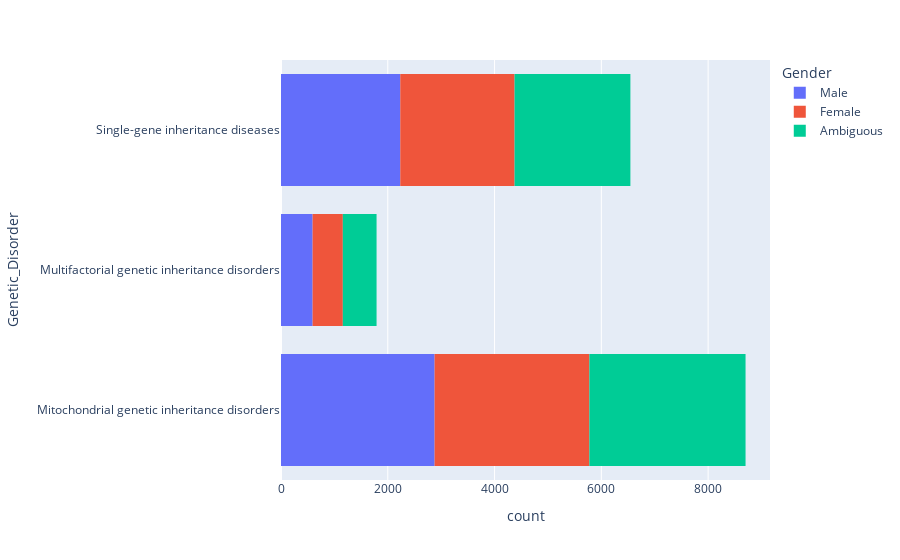

The cell this chart's notebook holds for it:
### Code cell
_df=df.dropna(subset=['Genetic_Disorder','Gender','Patient_Age'])
fig=px.histogram(_df,y=_df["Genetic_Disorder"],color=_df['Gender'])
fig.show()

### Figure 1 — Plotly figure (JSON) as saved in the notebook; plotly's stock layout.template omitted (floating-point values rounded to 4 significant figures; data arrays with more than 128 entries replaced by an {"elided": "..."} marker saying what was removed)
{"data": [{"alignmentgroup": "True", "bingroup": "y", "hovertemplate": "Gender=Male<br>count=%{x}<br>Genetic_Disorder=%{y}<extra></extra>", "legendgroup": "Male", "marker": {"color": "#636efa", "pattern": {"shape": ""}}, "name": "Male", "offsetgroup": "Male", "orientation": "h", "showlegend": true, "type": "histogram", "xaxis": "x", "y": {"elided": "5703 str values"}, "yaxis": "y"}, {"alignmentgroup": "True", "bingroup": "y", "hovertemplate": "Gender=Female<br>count=%{x}<br>Genetic_Disorder=%{y}<extra></extra>", "legendgroup": "Female", "marker": {"color": "#EF553B", "pattern": {"shape": ""}}, "name": "Female", "offsetgroup": "Female", "orientation": "h", "showlegend": true, "type": "histogram", "xaxis": "x", "y": {"elided": "5606 str values"}, "yaxis": "y"}, {"alignmentgroup": "True", "bingroup": "y", "hovertemplate": "Gender=Ambiguous<br>count=%{x}<br>Genetic_Disorder=%{y}<extra></extra>", "legendgroup": "Ambiguous", "marker": {"color": "#00cc96", "pattern": {"shape": ""}}, "name": "Ambiguous", "offsetgroup": "Ambiguous", "orientation": "h", "showlegend": true, "type": "histogram", "xaxis": "x", "y": {"elided": "5726 str values"}, "yaxis": "y"}], "layout": {"barmode": "relative", "legend": {"title": {"text": "Gender"}, "tracegroupgap": 0}, "margin": {"t": 60}, "xaxis": {"anchor": "y", "domain": [0, 1], "title": {"text": "count"}}, "yaxis": {"anchor": "x", "domain": [0, 1], "title": {"text": "Genetic_Disorder"}}}}
